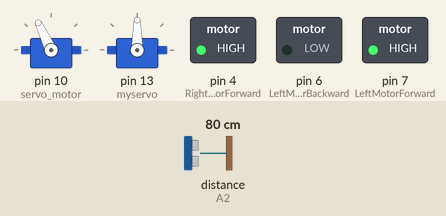
A sketch run on a simulated Arduino Uno, built with avr-gcc and run on an emulated ATmega328P. Parts: 2 × servo, switched loads named in the sketch (green lamp = pin HIGH). Inputs (shaded band) come from the test bench; at power-on: distance to the obstacle (sensor on A2) 80 cm. The echo pulse lasts 58.3 µs per cm.

Above: at 3.9 s.
4.0 s: distance to the obstacle (sensor on A2) set to 23 cm
5.5 s: distance to the obstacle (sensor on A2) set to 19 cm
At 8.3 s:
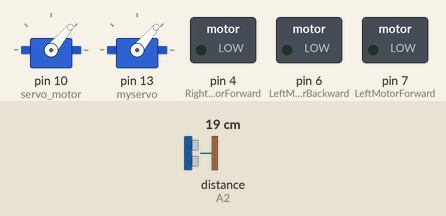
8.5 s: distance to the obstacle (sensor on A2) set to 35 cm
At 11.0 s:
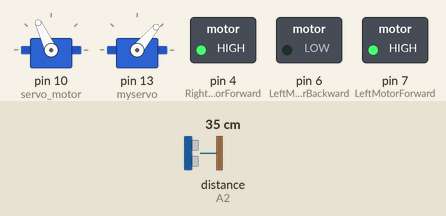
11.5 s: distance to the obstacle (sensor on A2) set to 2 cm
At 13.4 s:
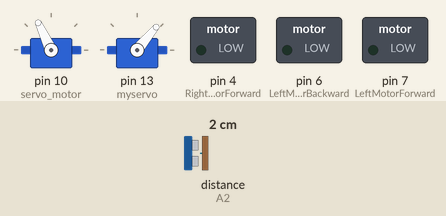
14.5 s: distance to the obstacle (sensor on A2) set to 4 cm
At 20.8 s:
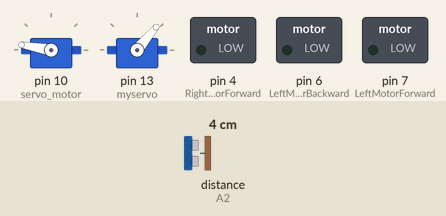
Timing chart, 0 to 27.9 s (numbered marks = the images above; inputs shaded):
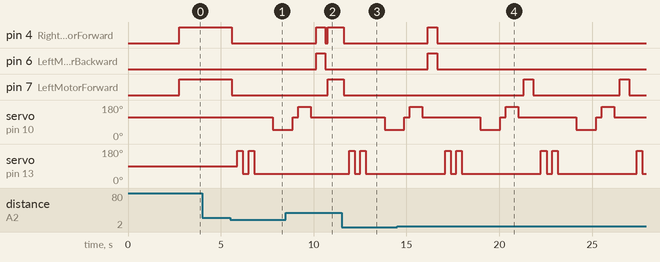

Measured:
- the behaviour switches between 21 and 20 cm on distance to the obstacle (sensor on A2) (found by bisection; images 0 and 1)
- the behaviour switches between 2 and 3 cm on distance to the obstacle (sensor on A2) (found by bisection; images 3 and 4)
- after the input at 4.0 s, every drawn part: stays the same
- after the input at 5.5 s, pin 4 (RightMotorForward), pin 7 (LeftMotorForward): HIGH → LOW after 0.09 s; servo on pin 10 (servo_motor): 115° → 50° after 2.3 s; servo on pin 13 (myservo): alternates 170° for 0.30 s and 50° for 0.30 s, 4 changes in all, then stays 50°, starting after 0.39 s
- after the input at 8.5 s, pin 4 (RightMotorForward): LOW → HIGH after 1.6 s, → LOW 0.50 s later, → HIGH 0.12 s later; pin 6 (LeftMotorBackward): LOW → HIGH after 1.6 s, → LOW 0.50 s later; servo on pin 13 (myservo): stays 50° (without the input it goes to 170° after 2.6 s)
- after the input at 11.5 s, pin 4 (RightMotorForward), pin 7 (LeftMotorForward): HIGH → LOW after 0.12 s; servo on pin 10 (servo_motor): 115° → 50° after 2.3 s; servo on pin 13 (myservo): alternates 170° for 0.30 s and 50° for 0.30 s, 4 changes in all, then stays 50°, starting after 0.42 s
- after the input at 14.5 s, pin 4 (RightMotorForward), pin 6 (LeftMotorBackward): LOW → HIGH after 1.7 s, → LOW 0.50 s later

The sketch:

Projet17_Robot_SMT.ino
```cpp
#include <Servo.h>
#include <NewPing.h>
// nos broches de contrôle L298N
const int LeftMotorForward = 7;
const int LeftMotorBackward = 6;
const int RightMotorForward = 4;
const int RightMotorBackward = 5;
int pos = 0;
//sensor pins
#define trig_pin A1 // analog input 1
#define echo_pin A2 // analog input 2
#define maximum_distance 300
boolean goesForward = false; // va de l'avant
int distance = 200;
NewPing sonar(trig_pin, echo_pin, maximum_distance); //fonction de capteur
Servo servo_motor; //le nom du servo
Servo myservo;

void setup() {
  // put your setup code here, to run once:
  pinMode(RightMotorForward, OUTPUT);
  pinMode(LeftMotorForward, OUTPUT);
  pinMode(LeftMotorBackward, OUTPUT);
  pinMode(RightMotorForward, OUTPUT);
  servo_motor.attach(10); // le nom du servo
  myservo.attach(13);
  servo_motor.write(115);
  delay(2000);
  distance = readPing();
  delay(100);
  distance = readPing();
  delay(100);
  distance = readPing();
  delay(100);
  distance = readPing();
  delay(100);
}

void loop() {
  // put your main code here, to run repeatedly:
  int distanceRight = 0;
  int distanceLeft = 0;
  delay(50);
  if (distance <= 20){
    moveStop();
    delay(300);
    myservo.write(170);
    delay(300);
    myservo.write(50);
    delay(300);
    myservo.write(170);
    delay(300);
    myservo.write(50);
    delay(300);
    moveBackward();
    delay(400);
    moveStop();
    delay(300);
    distanceRight = lookRight();
    delay(300);
    distanceLeft = lookLeft();
    delay(300);
    if (distance >= distanceLeft){
      turnRight();
      moveStop();
    }
    else{
      turnLeft();
      moveStop();
    }
  }
  else{
    moveForward();
  }
  distance = readPing();
}
int lookRight(){
  servo_motor.write(50);
  delay(500);
  int distance = readPing();
  delay(500);
  servo_motor.write(115);
  return distance;
}
int lookLeft(){
  servo_motor.write(170);
  delay(500);
  int distance = readPing();
  delay(100);
  servo_motor.write(115);
  return distance;
  delay(100);
}
int readPing(){
  delay(70);
  int cm = sonar.ping_cm();
  if (cm == 0){
    cm = 250;
  }
  return cm;
}
void moveStop(){
  digitalWrite(RightMotorForward, LOW);
  digitalWrite(LeftMotorForward, LOW);
  digitalWrite(RightMotorBackward, LOW);
  digitalWrite(LeftMotorBackward, LOW);
}
void moveForward(){
  if(!goesForward){
    goesForward = true;
    digitalWrite(LeftMotorForward, HIGH);
    digitalWrite(RightMotorForward, HIGH);
    digitalWrite(LeftMotorBackward, LOW);
    digitalWrite(LeftMotorBackward, LOW);
  }
}
void moveBackward(){
  goesForward = false;
  digitalWrite(LeftMotorBackward, HIGH);
  digitalWrite(RightMotorBackward, HIGH);
  digitalWrite(LeftMotorBackward, LOW);
  digitalWrite(RightMotorBackward, LOW);
}
void turnRight(){
  digitalWrite(LeftMotorForward, HIGH);
  digitalWrite(RightMotorBackward, HIGH);
  digitalWrite(LeftMotorBackward, LOW);
  digitalWrite(RightMotorForward, LOW);
  delay(500);
  digitalWrite(LeftMotorForward, HIGH);
  digitalWrite(RightMotorForward, HIGH);
  digitalWrite(LeftMotorBackward, LOW);
  digitalWrite(LeftMotorBackward, LOW);
}
void turnLeft(){
  digitalWrite(LeftMotorBackward, HIGH);
  digitalWrite(RightMotorForward, HIGH);
  digitalWrite(LeftMotorForward, LOW);
  digitalWrite(RightMotorBackward, LOW);
  delay(500);
  digitalWrite(LeftMotorForward, HIGH);
  digitalWrite(RightMotorForward, HIGH);
  digitalWrite(LeftMotorBackward, LOW);
  digitalWrite(LeftMotorBackward, LOW);
}
```
